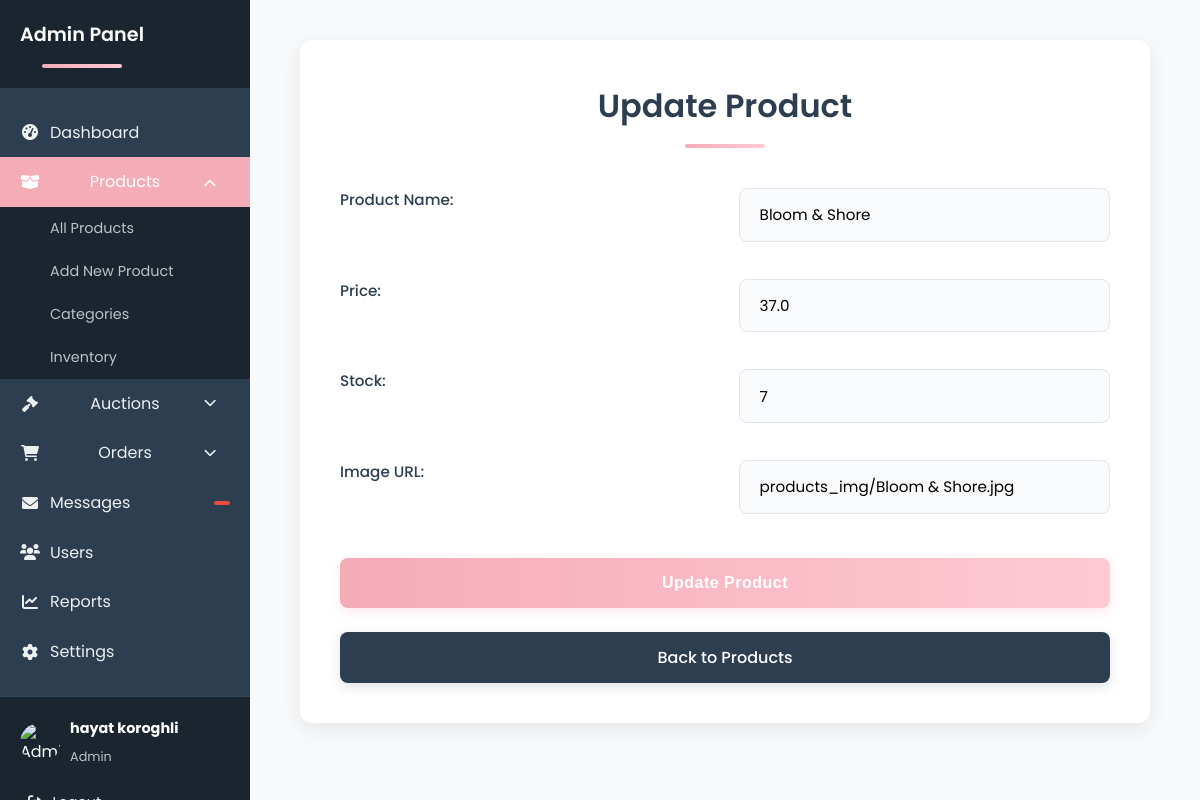
The page /update_product/2 (signed in) on the database as committed earlier.
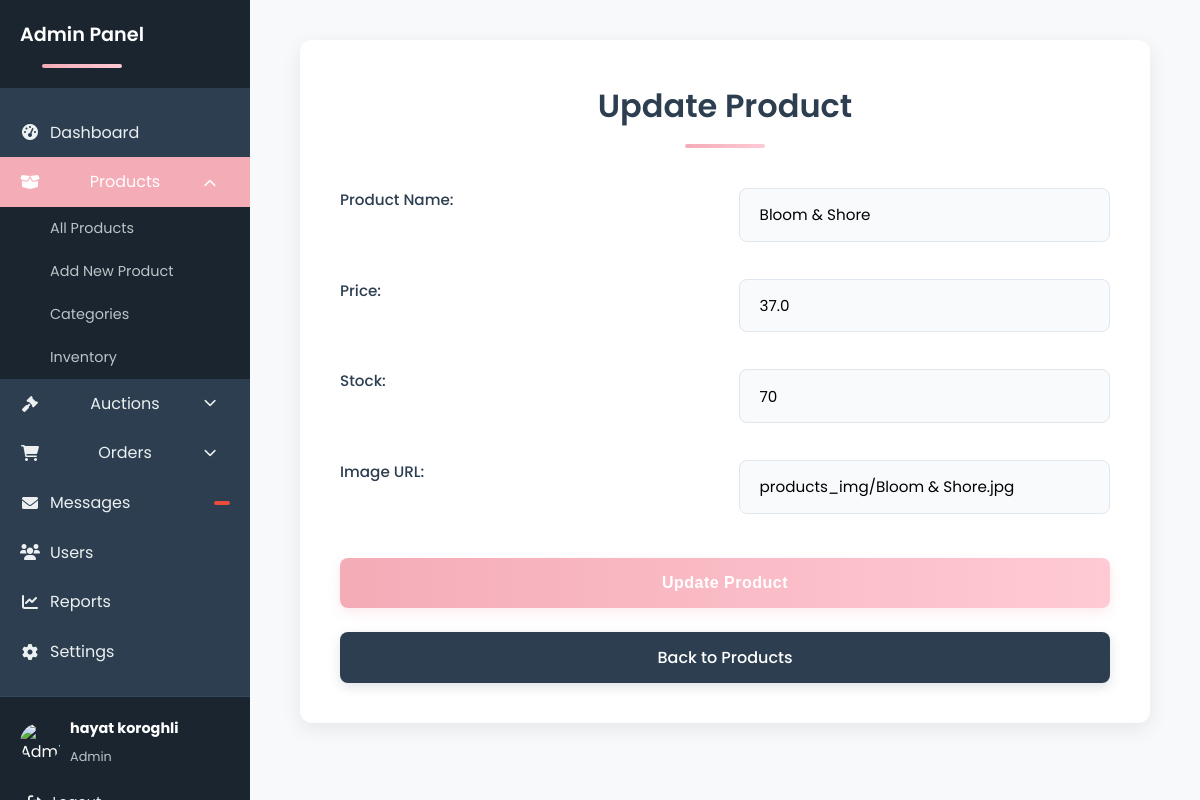
The same page on the database as committed later.
### tables this page shows
CREATE TABLE products (
            id INTEGER PRIMARY KEY AUTOINCREMENT,
            name TEXT NOT NULL,
            price REAL NOT NULL,
            stock INTEGER NOT NULL,
            image_url TEXT
        );

### app.py (the view, shortened to what this page needs)
@app.route("/update_product/<int:product_id>", methods=["GET", "POST"])
@login_required
def update_product(product_id):
    conn = get_db()
    product = conn.execute(
        "SELECT * FROM products WHERE id = ?", (product_id,)
    ).fetchone()
    return render_template("update_product.html", product=product)

### app.py (called while the page is built)
@login_manager.user_loader
def load_user(user_id):
    conn = get_db()
    user = conn.execute("SELECT * FROM users WHERE id = ?", (user_id,)).fetchone()
    conn.close()
    if user:
        return User(
            user["id"],
            user["FirstName"],
            user["LastName"],
            user["Email"],
            user["phoneNum"],
            user["password"],
            user["is_admin"],
        )
    return None

def get_db():
    conn = sqlite3.connect("database.db")
    conn.row_factory = sqlite3.Row
    return conn

### templates/update_product.html (shortened to what this page needs)
<!DOCTYPE html>
<html lang="en">
  <head>
    <link
      rel="stylesheet"
      href="{{ url_for('static', filename='admin_manipulation.css') }}" />
      <link
      rel="stylesheet"
      href="{{ url_for('static', filename='navbar.css') }}" />
    <link
      rel="stylesheet"
      href="https://cdnjs.cloudflare.com/ajax/libs/font-awesome/6.0.0/css/all.min.css" />
  </head>
  <body>
    <aside class="sidebar">
      <div class="sidebar-header">
        <h2>Admin Panel</h2>
      </div>
      <ul class="sidebar-menu">
        <li>
          <a href="{{ url_for('home_admin') }}">
            <i class="fas fa-tachometer-alt"></i>
            <span>Dashboard</span>
          </a>
        </li>
        <li class="has-submenu active">
          <a href="#" class="submenu-toggle">
            <i class="fas fa-box-open"></i>
            <span>Products</span>
            <i class="fas fa-chevron-down dropdown-icon"></i>
          </a>
          <ul class="submenu">
            <li>
              <a href="{{ url_for('gestion_produits') }}">All Products</a>
            </li>
            <li><a href="{{ url_for('add_product') }}">Add New Product</a></li>
            <li><a href="#">Categories</a></li>
            <li><a href="#">Inventory</a></li>
          </ul>
        </li>
        <li class="has-submenu">
          <a href="#" class="submenu-toggle">
            <i class="fas fa-gavel"></i>
            <span>Auctions</span>
            <i class="fas fa-chevron-down dropdown-icon"></i>
          </a>
        </li>
        <li class="has-submenu">
          <a href="#" class="submenu-toggle">
            <i class="fas fa-shopping-cart"></i>
            <span>Orders</span>
            <i class="fas fa-chevron-down dropdown-icon"></i>
          </a>
        </li>
        <li>
          <a href="{{ url_for('admin_messages') }}">
            <i class="fas fa-envelope"></i>
            <span>Messages</span>
            <span class="badge">{{ message_count }}</span>
          </a>
        </li>
        <li>
          <a href="#">
            <i class="fas fa-users"></i>
            <span>Users</span>
          </a>
        </li>
        <li>
          <a href="#">
            <i class="fas fa-chart-line"></i>
            <span>Reports</span>
          </a>
        </li>
        <li>
          <a href="#">
            <i class="fas fa-cog"></i>
            <span>Settings</span>
          </a>
        </li>
      </ul>
      <div class="sidebar-footer">
        <div class="user-profile">
          <img
            src="{{ url_for('static', filename='img/admin-avatar.jpg') }}"
            alt="Admin" />
          <div class="user-info">
            <h4>{{ current_user.FirstName }} {{ current_user.LastName }}</h4>
            <small>Admin</small>
          </div>
        </div>
        <a href="{{ url_for('logout') }}" class="logout-btn">
          <i class="fas fa-sign-out-alt"></i>
          <span>Logout</span>
        </a>
      </div>
    </aside>
    <main class="main-content">
      <div class="form-container">
        <h2>Update Product</h2>
        <form
          action="{{ url_for('update_product', product_id=product.id) }}"
          method="POST">
          <label for="name">Product Name:</label>
          <input type="text" name="name" value="{{ product.name }}" required />
          <label for="price">Price:</label>
          <input
            type="number"
            step="0.01"
            name="price"
            value="{{ product.price }}"
            required />
          <label for="stock">Stock:</label>
          <input type="number" name="stock" value="{{ product.stock }}" required />
          <label for="image_url">Image URL:</label>
          <input type="text" name="image_url" value="{{ product.image_url }}" />
          <button type="submit">Update Product</button>
        </form>
        <a href="{{ url_for('gestion_produits') }}" class="back-link">Back to Products</a>
      </div>
    </main>
  </body>
</html>

Rows that differ between the two databases and show on the page:
changed products "Bloom & Shore": stock "7" → "70"
